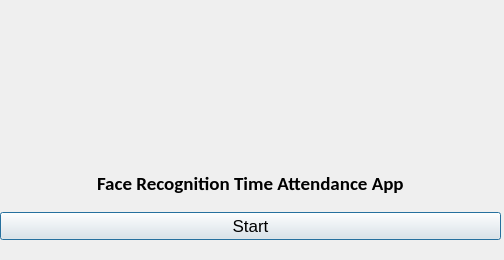
<?xml version="1.0" encoding="UTF-8"?>
<ui version="4.0">
 <class>Dialog</class>
 <widget class="QDialog" name="Dialog">
  <property name="geometry">
   <rect>
    <x>0</x>
    <y>0</y>
    <width>504</width>
    <height>260</height>
   </rect>
  </property>
  <property name="maximumSize">
   <size>
    <width>800</width>
    <height>680</height>
   </size>
  </property>
  <property name="windowTitle">
   <string>Face Recognition Time Attendance App</string>
  </property>
  <property name="windowIcon">
   <iconset resource="resource.qrc">
    <normaloff>:/icon/icon.png</normaloff>:/icon/icon.png</iconset>
  </property>
  <widget class="QLabel" name="logolabel">
   <property name="geometry">
    <rect>
     <x>0</x>
     <y>0</y>
     <width>501</width>
     <height>151</height>
    </rect>
   </property>
   <property name="text">
    <string/>
   </property>
   <property name="pixmap">
    <pixmap resource="resource.qrc">:/logo/logo.png</pixmap>
   </property>
  </widget>
  <widget class="QWidget" name="verticalLayoutWidget">
   <property name="geometry">
    <rect>
     <x>0</x>
     <y>160</y>
     <width>501</width>
     <height>80</height>
    </rect>
   </property>
   <layout class="QVBoxLayout" name="verticalLayout">
    <item>
     <layout class="QHBoxLayout" name="horizontalLayout">
      <item alignment="Qt::AlignHCenter">
       <widget class="QLabel" name="filelabel">
        <property name="font">
         <font>
          <family>Calibri</family>
          <pointsize>14</pointsize>
          <weight>75</weight>
          <bold>true</bold>
         </font>
        </property>
        <property name="text">
         <string>Face Recognition Time Attendance App</string>
        </property>
       </widget>
      </item>
     </layout>
    </item>
    <item>
     <widget class="QPushButton" name="runButton">
      <property name="font">
       <font>
        <family>Arial</family>
        <pointsize>13</pointsize>
       </font>
      </property>
      <property name="text">
       <string>Start</string>
      </property>
     </widget>
    </item>
   </layout>
  </widget>
 </widget>
 <resources>
  <include location="resource.qrc"/>
 </resources>
 <connections/>
</ui>
